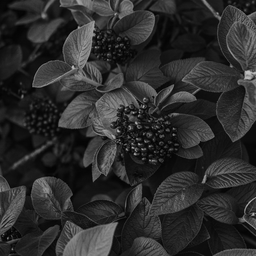
%> input picture pexels-iriser-1379636.jpg (cropped and resized to the size of MATLAB's example picture, made grey), 256 x 256 px, given in place of cameraman.png, which was not available
$ octave lab1-3.m   (GNU Octave 9; MATLAB toolbox functions it lacks are replaced by stand-ins)
%> lines starting %> are read from the running program, lines starting %| are printed output that depends on the picture; pictures that were not available may be replaced by others from this repository, and a replacement may not be noted
x = 1:50;
y = x.^3;
plot(x,y,'.-b'); % plotting the first equation
hold on; % holding the figure to wait.

y = (x+10).^3; % deriving the y for the second equation
plot(x,y,'.-r'); % plotting the first equation
hold off; % do not wait any more

grid on;
%> figure, not shown here; curve peaks at x = 50, y = 125000; curve peaks at x = 50, y = 216000

bar(x, y)
%> figure, not shown here; tallest bar 216000 high, from x = 49.6 to 50.4

A = floor(rand(5,5)*10);
B = ones(5,5)*9;
C = A + B;
[row, col] = size(C);
I = eye(row, col);
D = C.*I;
disp(D)

img = imread('cameraman.png');
%> img is the input picture: size 256x256 uint8; min 0, max 195, mean 44.7

[row, col] = size(img);
%> row = 256; col = 256

output_img = uint8(zeros(row, col));

% For this program, let's assume we would like to change every contrast level between 101-150
% to 255, and keep the rest identical to input image.
% you can try experimenting with different range and values.

for i = 1:row
    for j = 1:col
        % condition to check if the intensity level falls within the range
        if img(i, j) >= 101 && img(i, j) <= 150
            output_img(i, j) = 255;
        else
            output_img(i, j) = img(i, j);
        end
    end
end
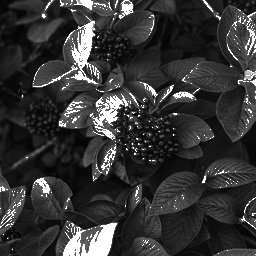
%> output_img: size 256x256 uint8; min 0, max 255, mean 53.5

figure;
subplot(1, 2, 1);
imshow(img);
title('Original Image');

subplot(1, 2, 2);
imshow(output_img);
title('Intensity Level Slicing Output');


img = imread('cameraman.png');

[row, col] = size(img);

% Histogram is just frequency count of intensity level displayed in a bar chart
% Our image has intensity ranging from 0-255, meaning we have to count frequency of 256 values.
% Experiment with different gray scale image and see the result.

freq = uint8(zeros(1, 256));

for i = 1:row
    for j = 1:col
        temp = img(i, j) + 1; % +1 because intensity level starts at 0, but we will store it in a 1 indexing based matrix
        freq(1, temp) = freq(1, temp) + 1;
    end
end
%> after the loop, freq = 256 values, max 255 at index 7, min 0 at index 168, mean 111.5

figure;
subplot(1, 2, 1);
imshow(img);
title('Original Image');

subplot(1, 2, 2);
bar(freq);
title('Histogram');
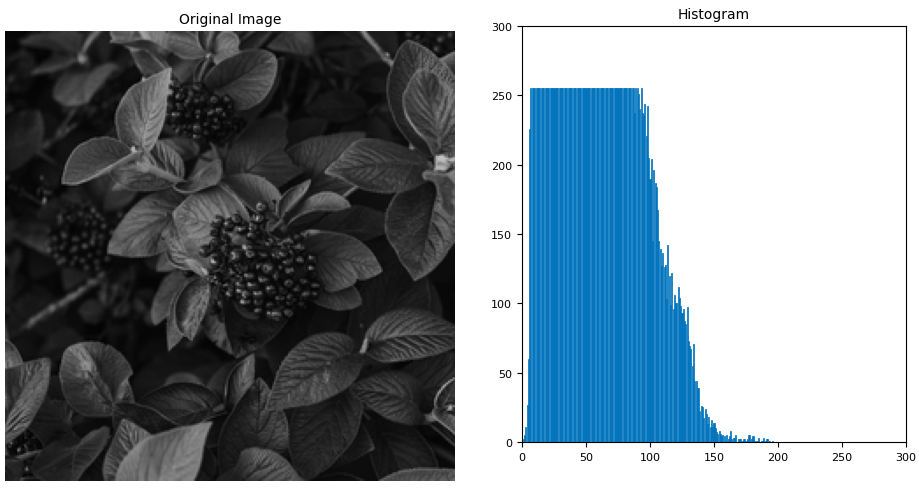
%> figure redrawn from the program's plot data, 2 panels

img = imread('cameraman.png');

[row, col] = size(img);

neg_img = uint8(zeros(row, col)); % zeros returns double matrix, we are working with uint8 image
idt_img = uint8(zeros(row, col));

L = 256; % The image has intensity ranging from 0-255, so intensity level is 256

for i = 1:row
    for j = 1:col
        % Negative transformation
        % S = L - 1 - R
        neg_img(i, j) = L - 1 - img(i, j);

        % Identity transformation
        % S = R, makes an exact copy of input image
        idt_img(i, j) = img(i, j);
    end
end
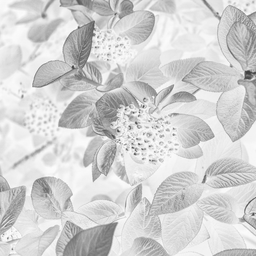
%> neg_img: size 256x256 uint8; min 60, max 255, mean 210.3

figure;
subplot(1, 3, 1);
imshow(img);
title('Original Image');

subplot(1, 3, 2);
imshow(neg_img);
title('Negative');

subplot(1, 3, 3);
imshow(idt_img);
title('Identity');


img = imread('cameraman.png');
img = im2double(img); % convert the uint8 image to double
%> img: size 256x256 double

[row, col] = size(img);

logarithmic_img = zeros(row, col);
inv_logarithmic_img = zeros(row, col);
pow_law_img = zeros(row, col);

c = 1; % try to experiment with different values
gamma = 0.05; % try to experiment with different values

for i = 1:row
    for j = 1:col
        % logarithmic transformation
        % S = C * log (1 + R)
        logarithmic_img(i, j) = c * log (1 + img(i, j));

        % inverse logarithmic transformation
        % as the name implies, totally inverse of logarithmic transformation
        inv_logarithmic_img(i, j) = exp(img(i, j) / c) - 1;

        % power law transformation
        % S = C * R ^ gamma
        pow_law_img(i, j) = c * (img(i, j) ^ gamma);
    end
end
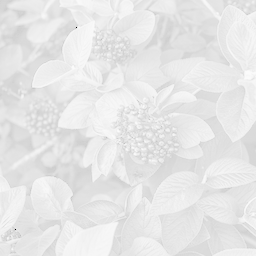
%> pow_law_img: size 256x256 double; min 0, max 0.987, mean 0.906

figure;
subplot(2, 2, 1);
imshow(img);
title('Original Image');

subplot(2, 2, 2);
imshow(logarithmic_img);
title('Logarithmic Transformation');

subplot(2, 2, 3);
imshow(inv_logarithmic_img);
title('Inverse Logarithmic Transformation');

subplot(2, 2, 4);
imshow(pow_law_img);
title('Power Law Transformation');


img = imread('cameraman.png');

[row, col] = size(img);

output_img = uint8(zeros(row, col));

% Thresholding can be used to change the intensity level of image
% Input image has intensity level from 0-255, total 256 levels.
% For this program, let's assume we want to change the intensity level to only 2 values. So we take only 0 and 255.

% What we can do is, assume a threshold. For example, In this program, we will change every value less than 128, to 0
% And every value equal or higher than 128, to 255.
% Keep in mind, lowering intensity level will cause loss of information in output image.

% You can experiment with different threshold and Intensity level in output image

for i = 1:row
    for j = 1:col
        % condition to check if the intensity level is above or equals to 128
        if img(i, j) >= 128
            output_img(i, j) = 255;
        else
            output_img(i, j) = 0;
        end
    end
end
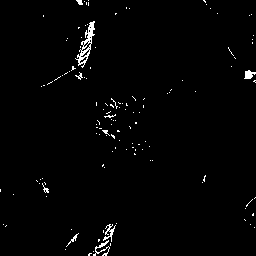
%> output_img: size 256x256 uint8; 1.4% white in thin lines or dots

figure;
subplot(1, 2, 1);
imshow(img);
title('Original Image');

subplot(1, 2, 2);
imshow(output_img);
title('Thresholded Image');

% Resize the image
I = imread("circuit.tif");
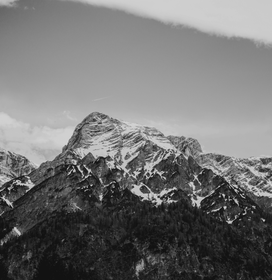
%> input picture pexels-lilartsy-2397622.jpg (cropped and resized to the size of MATLAB's example picture, made grey), 272 x 280 px, given in place of circuit.tif, which was not available
%> I is the input picture: size 280x272 uint8; min 8, max 220, mean 114.7

figure,
subplot(221),imshow(I);

ScaleFactor = 1.25;

J = imresize(I, ScaleFactor);

subplot(222),imshow(J);

K = imresize(I,[100 150]);
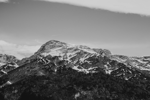
%> K: size 100x150 uint8; min 16, max 214, mean 114.7

subplot(223),imshow(K);

L = imresize(I,ScaleFactor,"nearest");

subplot(224),imshow(L);


% Shrinking the image to 1/2
%> (the run ends here)
